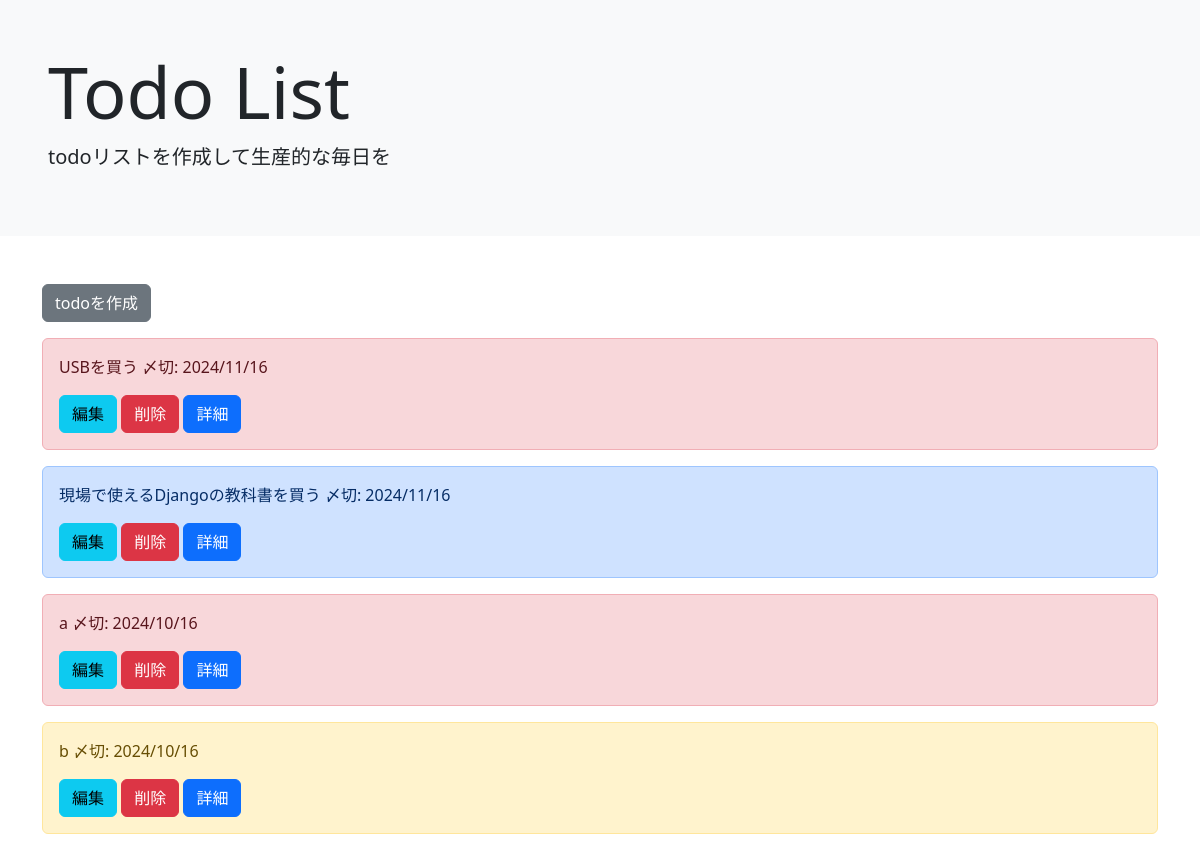
The page /list/ on the database as committed earlier.
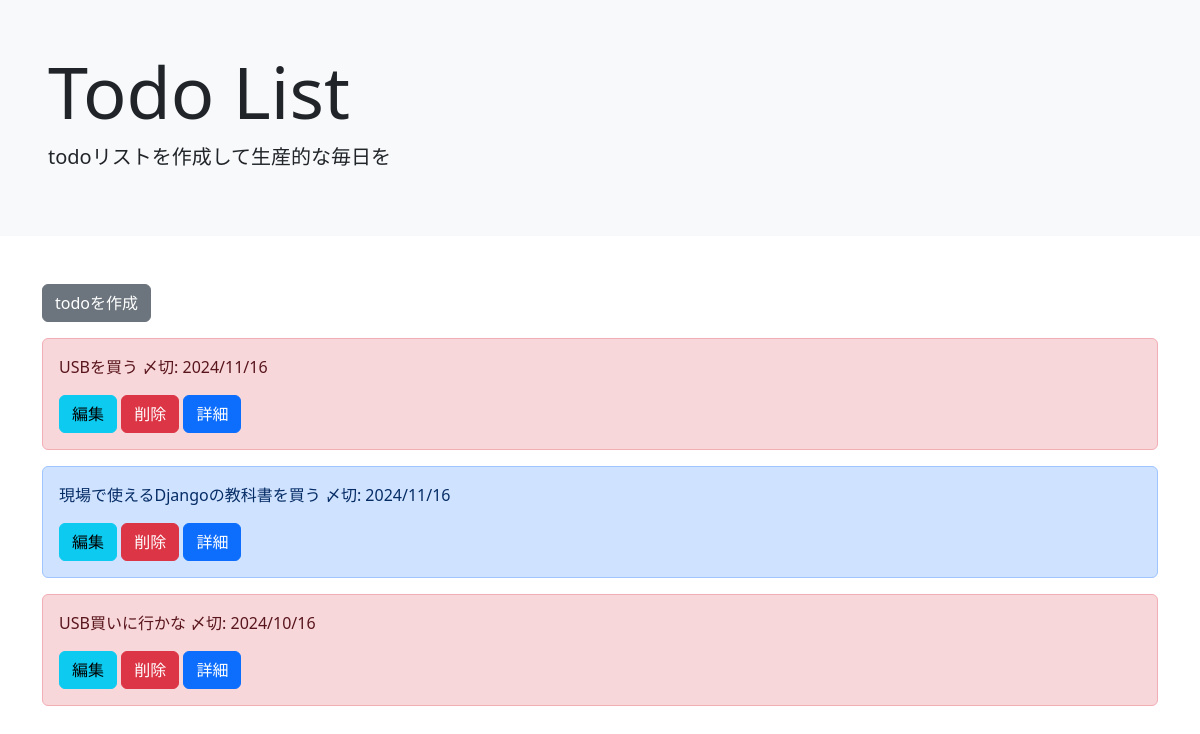
The same page on the database as committed later.
### todo/models.py (models this page shows, shortened)
class TodoModel(models.Model):
  title = models.CharField(max_length=100)
  memo = models.TextField()
  priority = models.CharField(
    max_length=50,
    choices= CHOICE,
    )
  duedate = models.DateField()

### todo/views.py (the view)
# urls.py: path('list/', TodoList.as_view(), name='list'),
class TodoList(ListView):
  template_name = 'list.html'
  model = TodoModel

### templates/list.html
{% extends 'base.html' %}
{% block header %}
<div class="container-fluid text-sm p-5 mb-5 bg-light">
  <h1 class="display-2">Todo List</h1>
  <p class="lead">todoリストを作成して生産的な毎日を</p>
</div>
{% endblock header %}
{% block content %}
<div class="container">
    <a href="{% url 'create' %}" class="btn btn-secondary mb-3" tabindex="-1" role="button" aria-disabled="true">todoを作成</a>
  {% for item in object_list %}
  <div class="alert alert-{{item.priority}}" role="alert">
    <p>{{item.title}}  〆切: {{ item.duedate | date:"o/n/j"}}</p>
    <a href="{% url 'update' item.pk %}" class="btn btn-info" tabindex="-1" role="button" aria-disabled="true">編集</a>
    <a href="{% url 'delete' item.pk %}" class="btn btn-danger" tabindex="-1" role="button" aria-disabled="true">削除</a>
    <a href="{% url 'detail' item.pk %}" class="btn btn-primary" tabindex="-1" role="button" aria-disabled="true">詳細</a>
  </div>
  {% endfor %}
</div>
{% endblock content %}

### templates/base.html (shortened to what this page needs)
<!doctype html>
<html lang="en">
  <head>
    <link href="https://cdn.jsdelivr.net/npm/bootstrap@5.3.3/dist/css/bootstrap.min.css" rel="stylesheet"
>
  </head>
  <body>
    {% block header %}
    {% endblock header %}
    {% block content %}
    {% endblock content %}
  </body>
</html>

Rows that differ between the two databases and show on the page:
removed TodoModel: title "a", duedate "2024/10/16"
removed TodoModel: title "b", duedate "2024/10/16", priority "warning" (drawn)
added TodoModel: title "USB買いに行かな", duedate "2024/10/16"
